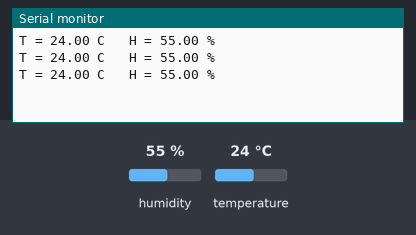
The sketch below on a simulated Arduino Uno, built with avr-gcc and run on an emulated ATmega328P. Shown: the last lines printed to the serial monitor. Inputs (shaded band) come from the test bench; at power-on: humidity 55 %, temperature 24 °C.

Above: at 4.1 s.
4.2 s: humidity set to 22 %
At 7.1 s:
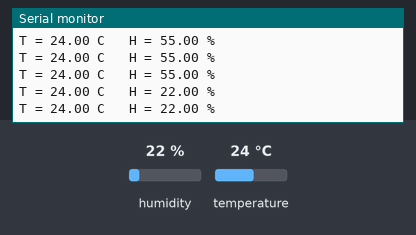
7.3 s: temperature set to 12 °C
At 8.3 s:
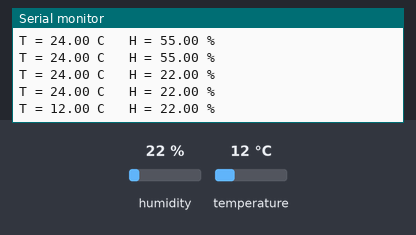
10.4 s: humidity set to 40 %
At 11.8 s:
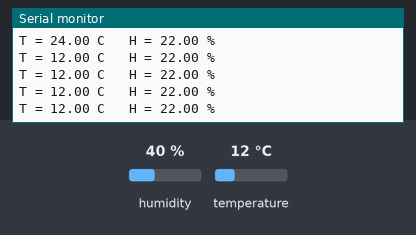
Timing chart, 0 to 13.4 s (numbered marks = the images above; inputs shaded):
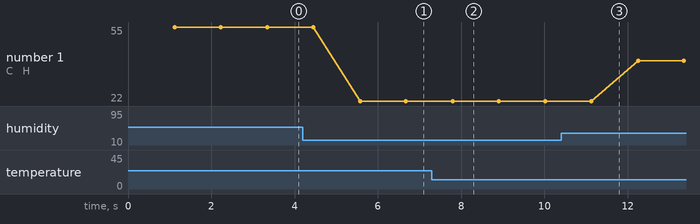

The sketch:

dht11-uno.ino
```cpp
// Test DHT11 : meme protocole 1-wire que le DHT22, mais des valeurs ENTIERES
// (pas de dixieme), 20 a 90 % HR et 0 a 50 degres C.
#include <DHT.h>

DHT dht(2, DHT11);

void setup() {
  Serial.begin(115200);
  dht.begin();
}

void loop() {
  delay(1100);   // le DHT11 ne repond qu'une fois par seconde
  float t = dht.readTemperature();
  float h = dht.readHumidity();
  if (isnan(t) || isnan(h)) {
    Serial.println("lecture ratee");
    return;
  }
  Serial.print("T = ");
  Serial.print(t);
  Serial.print(" C   H = ");
  Serial.print(h);
  Serial.println(" %");
}
```

Measured:
- after the input at 4.2 s, the serial monitor: prints a new line after 1.4 s (image 1)
- after the input at 7.3 s, the serial monitor: prints a new line after 0.50 s (image 2)
- plotted number 1: 55 → 22 after the input at 4.2 s, 22 → 40 after the input at 10.4 s
